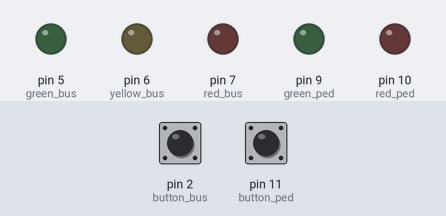
This sketch was run on a simulated Arduino Uno, built with avr-gcc and run on an emulated ATmega328P. On the bench: output pins drawn as LEDs (lit = HIGH). Dashed ring = blinking. The inputs (shaded band) are chosen by the test bench; at power-on: pin 11 (button_ped) LOW, pin 2 (button_bus) LOW.

Above: at 1.2 s.
1.3 s: pin 11 (button_ped) pulled HIGH for 3.2 s
At 2.1 s:
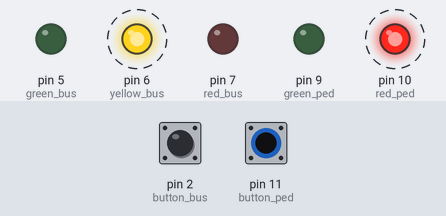
At 5.6 s:
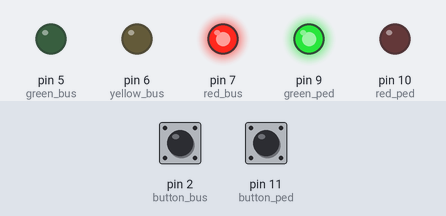
6.0 s: pin 2 (button_bus) pulled HIGH for 0.15 s
At 8.0 s:
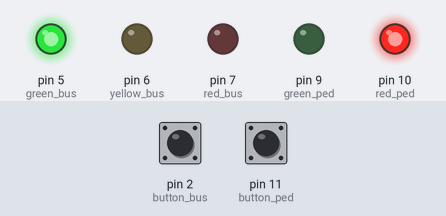
Timing chart, 0 to 20.0 s (numbered marks = the images above; inputs shaded):
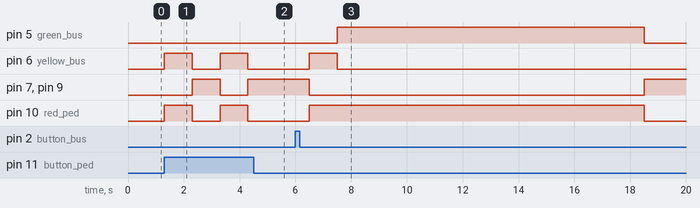

The sketch:

Traffic_light.ino
```cpp
int green_bus= 5;
int yellow_bus= 6;
int red_bus= 7;
int green_ped= 9;
int red_ped= 10;
int button_bus= 2;
int button_ped= 11;

void setup() {
  // put your setup code here, to run once:
Serial.begin(9600);
pinMode(green_bus,OUTPUT);
pinMode(yellow_bus,OUTPUT);
pinMode(red_bus,OUTPUT);
pinMode(green_ped,OUTPUT);
pinMode(red_ped,OUTPUT);
pinMode(button_bus,INPUT);
pinMode(button_ped,INPUT);
}

void loop() {
  int a=1000;

switch(digitalRead(button_bus))  //driver button
{
  case HIGH:
   if (digitalRead(button_bus)== HIGH)
    {
      a=a+10000;
    }
  delay(500);
  digitalWrite(green_bus,LOW);
  digitalWrite(yellow_bus,HIGH);
  digitalWrite(red_bus,LOW);
  digitalWrite(green_ped,LOW);
  digitalWrite(red_ped,HIGH);
  delay(1000);
  digitalWrite(green_bus,HIGH);
  digitalWrite(yellow_bus,LOW);
  digitalWrite(red_bus,LOW);
  digitalWrite(green_ped,LOW);
  digitalWrite(red_ped,HIGH);
  delay(a);
  digitalWrite(green_bus,LOW);
  digitalWrite(yellow_bus,LOW);
  digitalWrite(red_bus,HIGH);
  digitalWrite(green_ped,HIGH);
  digitalWrite(red_ped,LOW);
  break;
}

switch(digitalRead(button_ped)) //pedestrian button
{
  case HIGH:
  digitalWrite(green_bus,LOW);
  digitalWrite(yellow_bus,HIGH);
  digitalWrite(red_bus,LOW);
  digitalWrite(green_ped,LOW);
  digitalWrite(red_ped,HIGH);
  delay(1000);
  digitalWrite(green_bus,LOW);
  digitalWrite(yellow_bus,LOW);
  digitalWrite(red_bus,HIGH);
  digitalWrite(green_ped,HIGH);
  digitalWrite(red_ped,LOW);
  delay(1000);
  break;
}
}
```

Measured:
- after the input at 1.3 s, pin 6 (yellow_bus), pin 10 (red_ped): alternates HIGH for 1.0 s and LOW for 1.0 s, starting at once; pin 7 (red_bus), pin 9 (green_ped): LOW → HIGH after 1.0 s, → LOW 1.0 s later, → HIGH 1.0 s later
- after the input at 6.0 s, pin 5 (green_bus): LOW → HIGH after 1.5 s, → LOW 11.0 s later; pin 6 (yellow_bus): LOW → HIGH after 0.50 s, → LOW 1.0 s later; pin 7 (red_bus), pin 9 (green_ped): HIGH → LOW after 0.50 s, → HIGH 12.0 s later; pin 10 (red_ped): LOW → HIGH after 0.50 s, → LOW 12.0 s later
